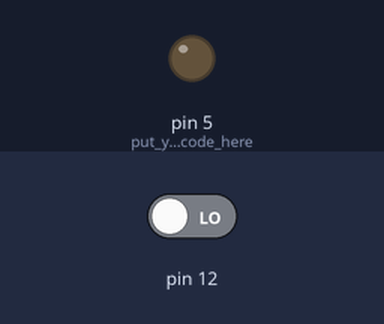
Recording of a sketch running on a simulated Arduino Uno, built with avr-gcc and run on an emulated ATmega328P. Parts: output pins drawn as LEDs (lit = HIGH). Inputs (shaded band) come from the test bench; at power-on: pin 12 LOW. What the sketch prints to the serial monitor is not drawn.

Above: at 1.2 s.
1.3 s: pin 12 driven HIGH
At 2.5 s:
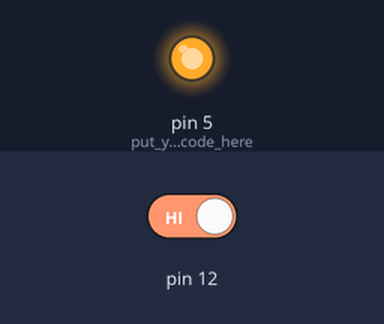
2.8 s: pin 12 driven LOW
At 3.8 s:
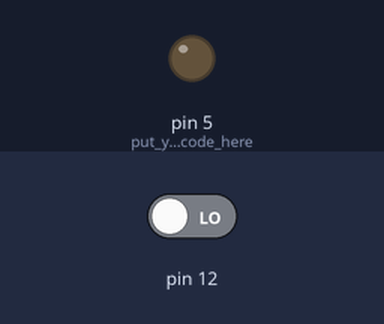
Timing chart, 0 to 5.8 s (numbered marks = the images above; inputs shaded):
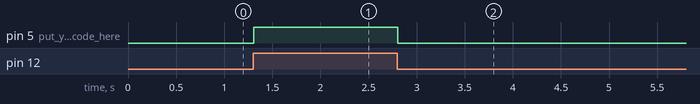

The sketch:

IR_Sensor.ino
```cpp
void setup() {
  Serial.begin(9600);
  pinMode(12,INPUT);
  pinMode(5,OUTPUT);// put your setup code here, to run once:

}

void loop() {
  int IR=digitalRead(12);
  Serial.println(IR);
  if(IR==1)
  {
    digitalWrite(5,HIGH);
  }
  else{
    digitalWrite(5,LOW);
  }
  // put your main code here, to run repeatedly:

}
```

Measured:
- after the input at 1.3 s, pin 5 (put_your_setup_code_here): LOW → HIGH at once
- after the input at 2.8 s, pin 5 (put_your_setup_code_here): HIGH → LOW at once
